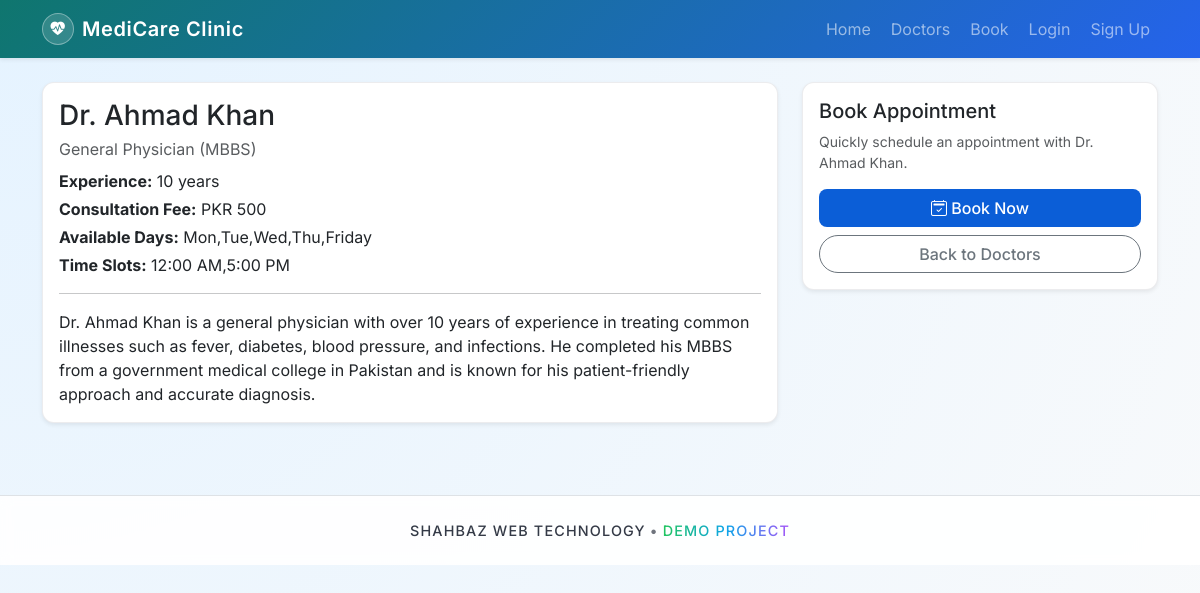
The app's page /doctors/2/ with its own data.
### core/models.py (models this page shows, shortened)
class Doctor(models.Model):
    name = models.CharField(max_length=200)
    specialization = models.ForeignKey(
        Specialization, on_delete=models.SET_NULL, null=True, blank=True
    )
    experience = models.IntegerField(help_text="Experience in years")
    fees = models.IntegerField(help_text="Consultation fees in local currency")
    available_days = models.CharField(
        max_length=200,
        help_text="Comma separated days e.g. Mon,Tue,Fri",
    )
    time_slots = models.CharField(
        max_length=300,
        help_text="Comma separated time slots e.g. 10:00 AM,11:30 AM",
    )
    biography = models.TextField(blank=True)
    created_at = models.DateTimeField(auto_now_add=True)
    class Meta:
        ordering = ["name"]

class Specialization(models.Model):
    name = models.CharField(max_length=100, unique=True)
    class Meta:
        ordering = ["name"]

### core/views.py (the view)
# urls.py: path("doctors/<int:pk>/", views.doctor_detail, name="doctor_detail"),
def doctor_detail(request, pk):
    doctor = get_object_or_404(Doctor, pk=pk)
    return render(request, "doctor_detail.html", {"doctor": doctor})

### templates/doctor_detail.html (shortened to what this page needs)
{% extends "base.html" %}
{% block content %}
<div class="row">
    <div class="col-md-8">
        <div class="card shadow-sm mb-3">
            <div class="card-body">
                <h1 class="h3 mb-1">{{ doctor.name }}</h1>
                <p class="text-muted mb-2">{{ doctor.specialization.name }}</p>
                <p class="mb-1">
                    <strong>Experience:</strong> {{ doctor.experience }} years
                </p>
                <p class="mb-1">
                    <strong>Consultation Fee:</strong> PKR {{ doctor.fees }}
                </p>
                <p class="mb-1">
                    <strong>Available Days:</strong> {{ doctor.available_days }}
                </p>
                <p class="mb-1">
                    <strong>Time Slots:</strong> {{ doctor.time_slots }}
                </p>
                {% if doctor.biography %}
                <hr>
                <p class="mb-0">{{ doctor.biography }}</p>
                {% endif %}
            </div>
        </div>
    </div>
    <div class="col-md-4">
        <div class="card shadow-sm">
            <div class="card-body">
                <h5 class="card-title">Book Appointment</h5>
                <p class="text-muted small">
                    Quickly schedule an appointment with {{ doctor.name }}.
                </p>
                <a href="{% url 'book_appointment' %}?doctor={{ doctor.id }}" class="btn btn-primary w-100 mb-2">
                    <i class="bi bi-calendar2-check"></i> Book Now
                </a>
                <a href="{% url 'doctor_list' %}" class="btn btn-outline-secondary w-100">
                    Back to Doctors
                </a>
            </div>
        </div>
    </div>
</div>
{% endblock %}

### static/css/style.css (style rules this page uses)
:root { --bg-body: radial-gradient(circle at top left, #e5f3ff, #f9fafb); --bg-card: #ffffff; --bg-card-soft: #eff6ff; --bg-navbar: linear-gradient(135deg, #0f766e, #2563eb); --border-subtle: rgba(15, 23, 42, 0.08); --text-main: #111827; --text-muted: #6b7280; --shadow-soft: 0 0.75rem 1.5rem rgba(15, 23, 42, 0.12); --primary: #0b5ed7; --accent: #20c997; --radius-lg: 12px; --radius-sm: 8px; --muted-2: rgba(15,23,42,0.6); }
body, button, input, select, textarea { font-family: 'Inter', system-ui, -apple-system, 'Segoe UI', Roboto, 'Helvetica Neue', Arial; }
body.app-body { background: var(--bg-body); min-height: 100vh; color: var(--text-main); transition: background 0.25s ease, color 0.25s ease; }
.card { border-radius: 0.75rem; background-color: var(--bg-card); border-color: var(--border-subtle); transition: transform 0.2s ease, box-shadow 0.2s ease, background-color 0.25s ease, border-color 0.25s ease; }
.card.shadow-sm, .card.shadow { box-shadow: 0 0.25rem 0.8rem rgba(15, 23, 42, 0.08); }
.btn { border-radius: 999px; font-weight: 500; transition: transform 0.15s ease, box-shadow 0.15s ease, background-color 0.15s ease, border-color 0.15s ease; }
.btn-primary { background: var(--primary); border: none; padding: .45rem .8rem; border-radius: 8px; }

### records on screen
Doctor: name "Dr. Ahmad Khan", specialization.name "General Physician (MBBS)", experience "10", fees "500", available_days "Mon,Tue,Wed,Thu,Friday", time_slots "12:00 AM,5:00 PM", biography "Dr. Ahmad Khan is a general physician with over 10 years of experience in treating common illnesses such as fever, diabetes, blood pressure, and infections. He completed his MBBS from a government medical college in Pakistan and is known for his patient-friendly approach and accurate diagnosis."
